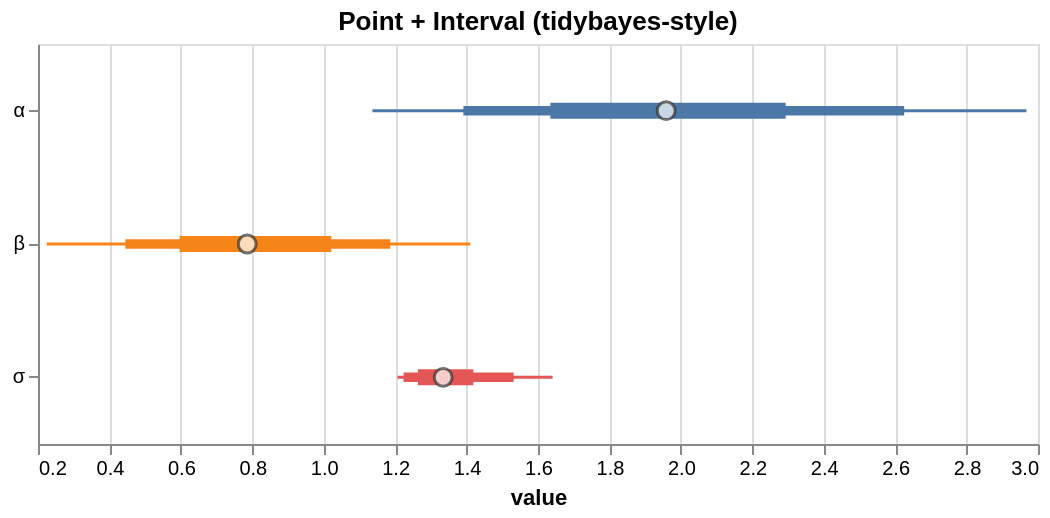

Specify this chart in Vega-Lite:
### Vega-Lite specification from a JSON file in a GitHub repository (floating-point values rounded to 4 significant figures)
{"$schema": "https://vega.github.io/schema/vega-lite/v5.json", "config": {"axis": {"labelLimit": 0}, "header": {"labelLimit": 0}, "legend": {"labelLimit": 0}}, "data": {"values": [{"__point__": 1.335, "hi_0_5_": 1.419, "hi_0_8_": 1.532, "hi_0_95_": 1.641, "lo_0_5_": 1.264, "lo_0_8_": 1.224, "lo_0_95_": 1.206, "parameter": "σ"}, {"__point__": 1.959, "hi_0_5_": 2.293, "hi_0_8_": 2.625, "hi_0_95_": 2.968, "lo_0_5_": 1.635, "lo_0_8_": 1.391, "lo_0_95_": 1.136, "parameter": "α"}, {"__point__": 0.7858, "hi_0_5_": 1.021, "hi_0_8_": 1.187, "hi_0_95_": 1.411, "lo_0_5_": 0.5965, "lo_0_8_": 0.4446, "lo_0_95_": 0.2248, "parameter": "β"}]}, "height": 200, "layer": [{"encoding": {"color": {"field": "parameter", "legend": null, "type": "nominal"}, "tooltip": [{"field": "__point__", "title": "value (estimate)", "type": "quantitative"}, {"field": "parameter", "type": "nominal"}, {"field": "lo_0_95_", "title": "95% lo", "type": "quantitative"}, {"field": "hi_0_95_", "title": "95% hi", "type": "quantitative"}], "x": {"field": "lo_0_95_", "scale": {"zero": false}, "title": "value", "type": "quantitative"}, "x2": {"field": "hi_0_95_"}, "y": {"axis": {"title": null}, "field": "parameter", "type": "nominal"}}, "mark": {"strokeWidth": 1.5, "type": "rule"}, "params": [{"bind": "scales", "name": "grid", "select": {"encodings": ["x"], "type": "interval"}}]}, {"encoding": {"color": {"field": "parameter", "legend": null, "type": "nominal"}, "tooltip": [{"field": "__point__", "title": "value (estimate)", "type": "quantitative"}, {"field": "parameter", "type": "nominal"}, {"field": "lo_0_95_", "title": "95% lo", "type": "quantitative"}, {"field": "hi_0_95_", "title": "95% hi", "type": "quantitative"}], "x": {"field": "lo_0_8_", "scale": {"zero": false}, "title": "value", "type": "quantitative"}, "x2": {"field": "hi_0_8_"}, "y": {"axis": {"title": null}, "field": "parameter", "type": "nominal"}}, "mark": {"strokeWidth": 4.75, "type": "rule"}}, {"encoding": {"color": {"field": "parameter", "legend": null, "type": "nominal"}, "tooltip": [{"field": "__point__", "title": "value (estimate)", "type": "quantitative"}, {"field": "parameter", "type": "nominal"}, {"field": "lo_0_95_", "title": "95% lo", "type": "quantitative"}, {"field": "hi_0_95_", "title": "95% hi", "type": "quantitative"}], "x": {"field": "lo_0_5_", "scale": {"zero": false}, "title": "value", "type": "quantitative"}, "x2": {"field": "hi_0_5_"}, "y": {"axis": {"title": null}, "field": "parameter", "type": "nominal"}}, "mark": {"strokeWidth": 8.0, "type": "rule"}}, {"encoding": {"tooltip": [{"field": "__point__", "title": "value (estimate)", "type": "quantitative"}, {"field": "parameter", "type": "nominal"}, {"field": "lo_0_95_", "title": "95% lo", "type": "quantitative"}, {"field": "hi_0_95_", "title": "95% hi", "type": "quantitative"}], "x": {"field": "__point__", "scale": {"zero": false}, "type": "quantitative"}, "y": {"field": "parameter", "type": "nominal"}}, "mark": {"color": "white", "filled": true, "size": 80, "stroke": "#333", "strokeWidth": 1.5, "type": "point"}}], "title": "Point + Interval (tidybayes-style)", "width": 500}
